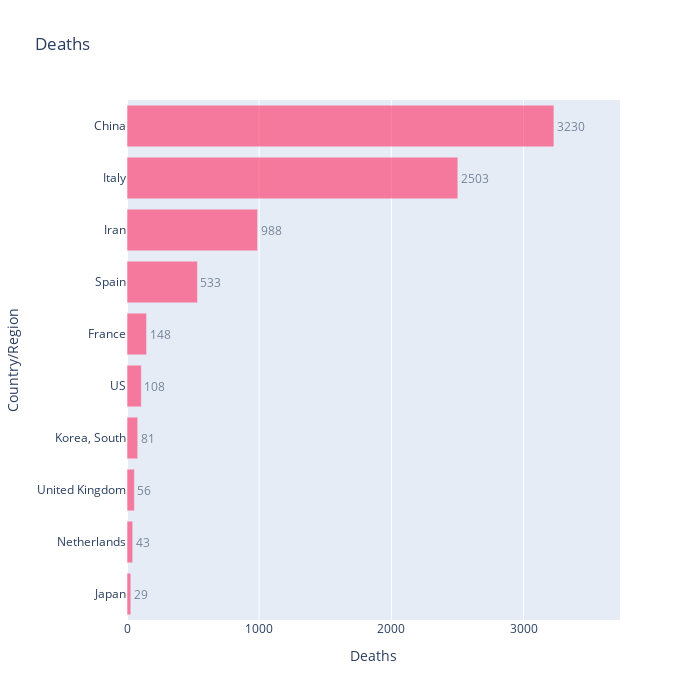

Notebook cell for this chart:
### Markdown cell above
### 사망자 그래프

### Code cell
fig = px.bar(flg.sort_values('Deaths', ascending=False).head(10).sort_values('Deaths', ascending=True), 
             x="Deaths", y="Country/Region", title='Deaths', text='Deaths', orientation='h', 
             width=700, height=700, range_x = [0, max(flg['Deaths'])+500])
fig.update_traces(marker_color=dthcol, opacity=0.6, textposition='outside')
fig.show()

### Figure 1 — Plotly figure (JSON) as saved in the notebook; plotly's stock layout.template omitted (floating-point values rounded to 4 significant figures)
{"data": [{"alignmentgroup": "True", "hoverlabel": {"namelength": 0}, "hovertemplate": "Deaths=%{text}<br>Country/Region=%{y}", "legendgroup": "", "marker": {"color": "#ff2e63"}, "name": "", "offsetgroup": "", "opacity": 0.6, "orientation": "h", "showlegend": false, "text": [29, 43, 56, 81, 108, 148, 533, 988, 2503, 3230], "textposition": "outside", "type": "bar", "x": [29, 43, 56, 81, 108, 148, 533, 988, 2503, 3230], "xaxis": "x", "y": ["Japan", "Netherlands", "United Kingdom", "Korea, South", "US", "France", "Spain", "Iran", "Italy", "China"], "yaxis": "y"}], "layout": {"barmode": "relative", "height": 700, "legend": {"tracegroupgap": 0}, "title": {"text": "Deaths"}, "width": 700, "xaxis": {"anchor": "y", "domain": [0, 1], "range": [0, 3730], "title": {"text": "Deaths"}}, "yaxis": {"anchor": "x", "domain": [0, 1], "title": {"text": "Country/Region"}}}}
